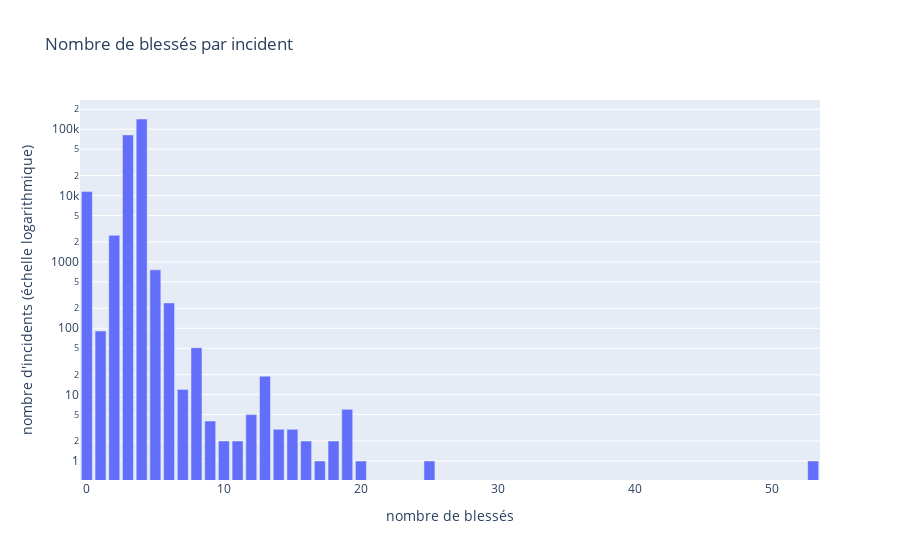

This figure's notebook cell:
### Code cell
fig4 = px.bar(updated_base, x=pd.unique(updated_base['n_injured']), y=updated_base.groupby(updated_base['n_injured']).count()['incident_id'],
              labels={"x":"nombre de blessés", "y":"nombre d'incidents (échelle logarithmique)"},
              title="Nombre de blessés par incident",
              log_y=True)

fig4

### Figure 1 — Plotly figure (JSON) as saved in the notebook; plotly's stock layout.template omitted (floating-point values rounded to 4 significant figures)
{"data": [{"alignmentgroup": "True", "hovertemplate": "nombre de blessés=%{x}<br>nombre d'incidents (échelle logarithmique)=%{y}<extra></extra>", "legendgroup": "", "marker": {"color": "#636efa", "pattern": {"shape": ""}}, "name": "", "offsetgroup": "", "orientation": "v", "showlegend": false, "textposition": "auto", "type": "bar", "x": [4, 3, 0, 2, 5, 6, 1, 8, 13, 7, 19, 9, 12, 16, 15, 18, 11, 10, 17, 14, 53, 25, 20], "xaxis": "x", "y": [142487, 81986, 11484, 2513, 760, 241, 91, 51, 19, 12, 6, 4, 5, 2, 3, 2, 2, 2, 1, 3, 1, 1, 1], "yaxis": "y"}], "layout": {"barmode": "relative", "legend": {"tracegroupgap": 0}, "title": {"text": "Nombre de blessés par incident"}, "xaxis": {"anchor": "y", "domain": [0, 1], "title": {"text": "nombre de blessés"}}, "yaxis": {"anchor": "x", "domain": [0, 1], "title": {"text": "nombre d'incidents (échelle logarithmique)"}, "type": "log"}}}
